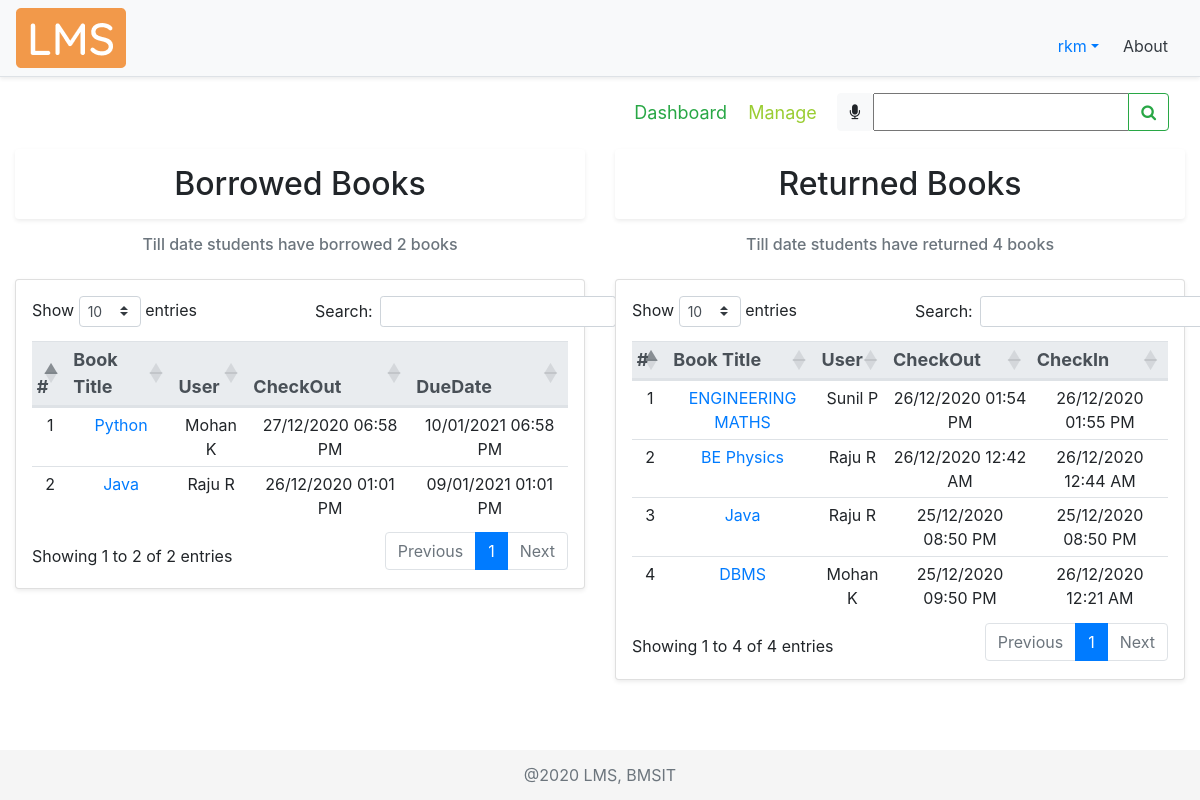
The page /dashboard/ (signed in) on the database as committed earlier.
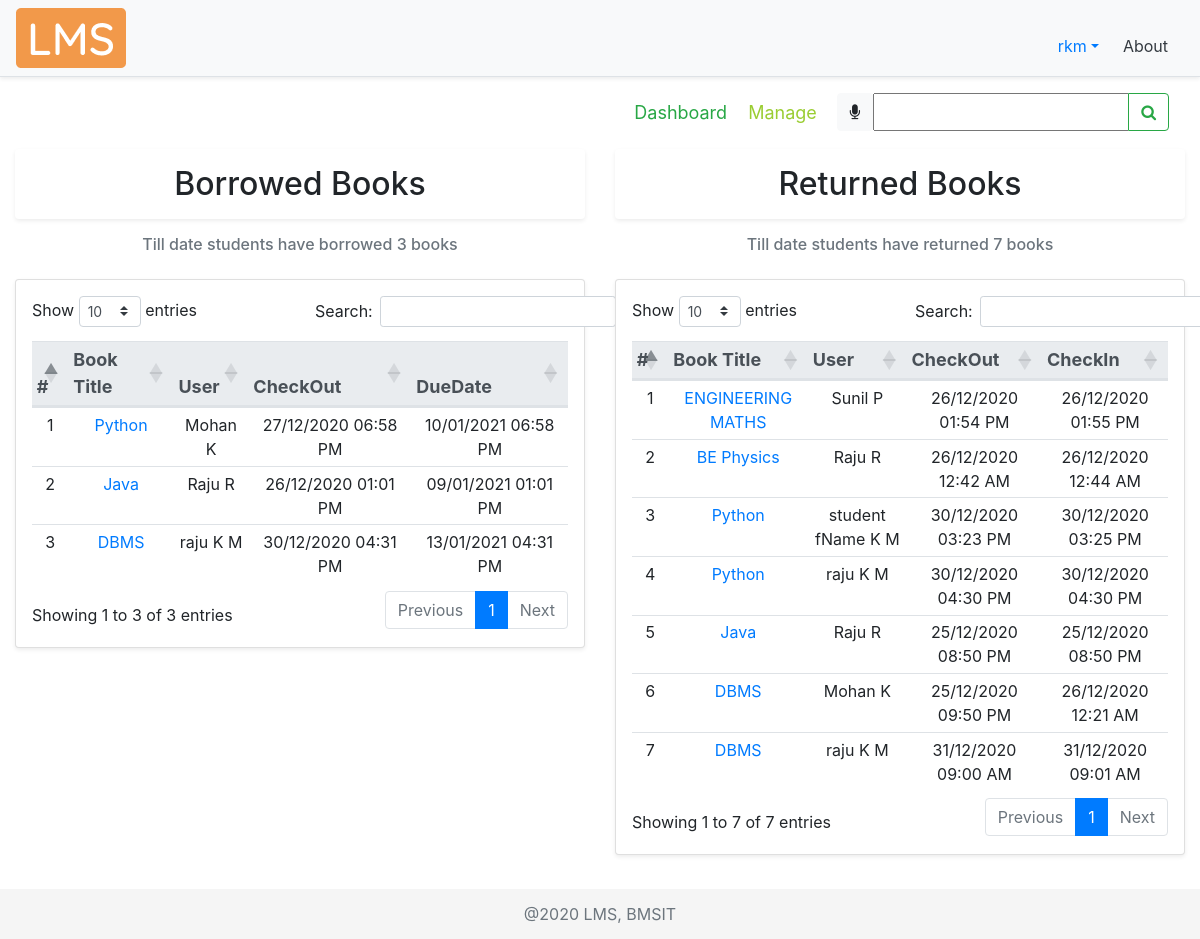
The same page on the database as committed later.
### account/models.py (models this page shows, shortened)
class Account(AbstractBaseUser):
    COURSES = (
        ("ISE", "Information Science Engineering"),
        ("CSE", "Computer Science Engineering"),
        ("ECE", "Electronics and Communication Engineering"),
        ("ME", "Mechanical Engineering"),
        ("ETE", "Electronics and Telecommunication Engineering"),
        ("EEE", "Electrical and Electronics Engineering"),
        ("CIV", "Civil Engineering"),
        ("MCA", "Master of Computer Applications"),
        ("AI&ML", "Artificial Intelligence and Machine Learning")
    )
    SEM = (
        (1, 1),
        (2, 2),
        (3, 3),
        (4, 4),
        (5, 5),
        (6, 6),
        (7, 7),
        (8, 8),
    )
    email = models.EmailField(verbose_name="email",
                              max_length=50, unique=True, help_text="Email id")
    username = models.CharField(
        max_length=30, unique=True, help_text="Username")
    fName = models.CharField(max_length=20, help_text='First name')
    mName = models.CharField(
        max_length=20, help_text='Middle name', blank=True)
    lName = models.CharField(max_length=20, help_text='Last name', blank=True)
    streetAddr = models.CharField(
        max_length=50, help_text="Street Address", null=True)
    district = models.CharField(max_length=20, null=True, help_text="District")
    state = models.CharField(max_length=20, null=True, help_text="State")
    pinCode = models.CharField(max_length=6, null=True, help_text="PIN Code", validators=[RegexValidator(
        regex='[0-9]{6}', message="Enter a valid Postal Identification Number", code="invalid_pinCode")])
    phoneNum = models.CharField(max_length=10, null=True, blank=True, help_text="Phone number", validators=[
                                RegexValidator(regex='[0-9]{10}', message="Enter a valid Phone Number", code="invalid_phoneNum")])
    USN = models.CharField(max_length=10, null=True, unique=True, blank=True, help_text="University Serial Number", validators=[
                           RegexValidator(regex='[1-4]{1}[a-zA-Z]{2}[0-9]{2}[a-zA-Z]{2}[0-9]{3}', message="Enter a valid USN", code="invalid_USN")])
    course = models.CharField(max_length=50, null=True,
                              choices=COURSES, blank=True, help_text="Branch")
    sem = models.PositiveSmallIntegerField(
        null=True, choices=SEM, blank=True, help_text="Semester")
    salary = models.CharField(max_length=6, null=True, blank=True, help_text="Salary", validators=[
                              RegexValidator(regex='[0-9]{5,6}', message="Enter a valid Salary", code="invalid_salary")])
    date_joined = models.DateTimeField(
        verbose_name='date joined', auto_now_add=True)
    last_login = models.DateTimeField(verbose_name='last login', auto_now=True)
    is_admin = models.BooleanField(default=False)
    is_active = models.BooleanField(default=True)
    is_staff = models.BooleanField(default=False)
    is_superuser = models.BooleanField(default=False)
    USERNAME_FIELD = 'email'
    REQUIRED_FIELDS = ['username', 'fName']
    objects = MyAccountManager()

### libraryApp/models.py (models this page shows, shortened)
class BOOK(models.Model):
    GENRE = (
        ("CS", "Computer Science"),
        ("MATH", "Mathematics"),
        ("ELE", "Electronics"),
        ("TC", "Telecommunication"),
        ("CHE", "Chemistry"),
        ("PHY", "Physics"),
        ("MEC", "Mechanics"),
        ("EVS", "Environmental Science"),
        ("BIO", "Bioengineering"),
        ("BUS", "Business Skills"),
    )
    bookTitle = models.CharField(max_length=50, help_text="Book Title")
    genre = models.CharField(max_length=30, null=True,
                             choices=GENRE, help_text="Category")
    pubYear = models.CharField(
        max_length=4, null=True, help_text="Year of publication")
    isbn = models.CharField(max_length=13, null=True, unique=True,
                            help_text="International Standard Book Number")
    librarianID = models.ForeignKey(
        settings.AUTH_USER_MODEL, null=True, on_delete=models.CASCADE, help_text="Librarian ID")
    pubID = models.ForeignKey(
        PUBLISHER, null=True, on_delete=models.CASCADE, help_text="Publisher ID")
    authorID = models.ManyToManyField(AUTHOR, help_text="Authors")
    def __str__(self):
        return self.bookTitle

class BORROWEDBOOK(models.Model):
    checkOut = models.DateTimeField(
        auto_now_add=True, null=True, help_text="Check out date")
    dueDate = models.DateTimeField(null=True, blank=True, help_text="Due date")
    checkIn = models.DateTimeField(
        auto_now_add=False, null=True, blank=True, help_text="Check in date")
    userID = models.ForeignKey(
        settings.AUTH_USER_MODEL, null=True, on_delete=models.CASCADE, help_text="User ID")
    bookID = models.ForeignKey(
        BOOK, null=True, on_delete=models.CASCADE, help_text="Book ID")

### libraryApp/views.py (the view, shortened to what this page needs)
# urls.py: path('dashboard/', views.dashboard, name="dashboard"),
@login_required(login_url='signin')
def dashboard(request):
    dashboard = 'libraryApp/dashboard.html'
    myFilter = BookFilter(request.GET, queryset=BOOK.objects.all())
    if request.method == "POST":
        print(request.POST)
        return redirect(searchBook, book=request.POST['bookTitle'])
    dbActive = True
    bCount = 0
    rCount = 0
    books = BOOK.objects.all()
    bbList = []
    rbList = []
    user = request.user
    if user.is_staff:
        for i in books:
            bb = i.borrowedbook_set.all()
            if bb.exists():
                for j in bb:
                    userName = j.userID.fName + " " + j.userID.mName + " " + j.userID.lName
                    if j.checkIn is None:
                        bCount += 1
                        bbList.append(tempDashboard(
                            None, j.bookID, j.bookID.id, userName, None, None, j.checkOut, None, j.dueDate))
                    else:
                        rCount += 1
                        rbList.append(tempDashboard(
                            None, j.bookID, j.bookID.id, userName, None, None, j.checkOut, j.checkIn, None))
    context = {
        "borrowedBooks": bbList,
        "bCount": bCount,
        "returnedBooks": rbList,
        "rCount": rCount,
        "myFilter": myFilter,
        "dbActive": dbActive
    }
    return render(request, dashboard, context)

### libraryApp/templates/libraryApp/dashboard.html (shortened to what this page needs)
{% extends 'libraryApp/main.html' %}
{% load static %}
{% block content %}
<nav class="navbar">
  <div class="navbar-nav mySubMenu ml-auto">
    <nav>
      <a class="text-success" href="{% url 'dashboard' %}">Dashboard</a>
      {% if request.user.is_staff %}
        <a href="{% url 'manage' %}" title="Click here to manage books">Manage</a>
      {% endif %}
    </nav>
  </div>
  <form class="form-inline" method="POST">
    <div class="input-group">
      <div id="speech" class="btn btn-light" title="Click the mic to speak">
        <i class="fa fa-microphone" aria-hidden="true"></i>
      </div>
      {{myFilter.form}}
      <div class="input-group-append">
        <button id="searchButton" class="btn btn-outline-success" type="submit">
          <i class="fa fa-search"></i>
        </button>
      </div>
    </div>
  </form>
</nav>
<div class="row">
  <div class="col-md-6 cardMargin">
    <h2 class="text-center shadow-sm p-3 bg-white rounded">Borrowed Books</h2>
    <div class="col-md-12 mt-3">
      <h6 class="form-text text-center text-muted">
      {% if request.user.is_staff %}
        {% if bCount > 0 %}
          Till date students have borrowed {{bCount}} books
        {% else %}
          Currently, students have not borrowed any books☹
        {% endif %}
      {% else %}
      {% if bCount > 0 %}
          Till date you have borrowed {{bCount}} books
        {% else %}
          <p>Click <a href="{% url 'borrowbook' %}">here</a> to borrow books from the library</p>
        {% endif %}
      {% endif %}
      </h6>
    </div>
    <div class="card card-body shadow-sm p-3 bg-white rounded mt-4">
      <table id="dataTable1" class="table table-sm table-hover text-center">
        <thead class="thead-light threadText">
          <tr>
            <th scope="col">#</th>
            <th scope="col">Book Title</th>
            {% if request.user.is_staff %}
              <th scope="col">User</th>
            {% endif %}
            <th scope="col">CheckOut</th>
            <th scope="col">DueDate</th>
          </tr>
        </thead>
        {% for i in borrowedBooks %}
        <tr>
          <td>{{forloop.counter}}</td>
          <td><a href="{% url 'viewbook' i.bookID %}">{{i.bookTitle}}</a></td>
          {% if request.user.is_staff %}
            <td>{{i.userName}}</td>
          {% endif %}
          <td>{{i.checkOut|date:"d/m/Y h:i A"}}</td>
          <td>{{i.dueDate|date:"d/m/Y h:i A"}}</td>
        </tr>
        {% endfor %}
      </table>
    </div>
  </div>
  <br>
  <div class="col-md-6 cardMargin">
    <h2 class="text-center shadow-sm p-3 bg-white rounded">Returned Books</h2>
    <div class="col-md-12 mt-3">
      <h6 class="form-text text-center text-muted">
        Till date {% if request.user.is_staff %}
            students
          {% else %}
             you
          {% endif %} have returned {{rCount}} books
      </h6>
    </div>
    <div class="card card-body shadow-sm p-3 bg-white rounded mt-4">
      <table id="dataTable2" class="table table-sm table-hover text-center">
        <thead class="thead-light threadText text-center">
          <tr>
            <th scope="col">#</th>
            <th scope="col">Book Title</th>
            {% if request.user.is_staff %}
              <th scope="col">User</th>
            {% endif %}
            <th scope="col">CheckOut</th>
            <th scope="col">CheckIn</th>
          </tr>
        </thead>
        {% for i in returnedBooks %}
        <tr>
          <td>{{forloop.counter}}</td>
          <td><a href="{% url 'viewbook' i.bookID %}">{{i.bookTitle}}</a></td>
          {% if request.user.is_staff %}
            <td>{{i.userName}}</td>
          {% endif %}
          <td>{{i.checkOut|date:"d/m/Y h:i A"}}</td>
          <td>{{i.checkIn|date:"d/m/Y h:i A"}}</td>
        </tr>
        {% endfor %}
      </table>
    </div>
  </div>
</div>
{% endblock %}

### libraryApp/templates/libraryApp/main.html (shortened to what this page needs)
{% load static %}
<!DOCTYPE html>
<html lang="en">
  <head>
    <link
      rel="stylesheet"
      href="https://cdn.jsdelivr.net/npm/bootstrap@4.5.3/dist/css/bootstrap.min.css"
    />
    <link
      rel="stylesheet"
      href="https://stackpath.bootstrapcdn.com/font-awesome/4.7.0/css/font-awesome.min.css"
    />
    <link rel="stylesheet" href="{% static '/css/main.css' %}" />
    <link
      rel="stylesheet"
      href="https://cdn.datatables.net/1.10.22/css/dataTables.bootstrap4.min.css"
    />
  </head>
  <body>
    {% include 'libraryApp/navbar.html' %}
    <div class="container-fluid">{% block content %} {% endblock %}</div>
    <br />
    <footer class="footer">
      <div class="container text-center">
        <span class="text-muted">@2020 LMS, BMSIT</span>
      </div>
    </footer>
  </body>
</html>

### libraryApp/templates/libraryApp/navbar.html (shortened to what this page needs)
{% load static %}
    <div class="d-flex flex-column flex-md-row align-items-center p-2 px-md-3 mb-2 bg-light border-bottom shadow-sm">
      <img class="logo my-0 mr-md-auto font-weight-normal" src="{% static '/img/lms.png' %}" alt="LMS Logo">
        <nav class="nav mt-3 mr-2">
            <div class="nav-item dropdown">
              <a class="nav-link dropdown-toggle" data-toggle="dropdown" role="button">{{request.user.username}}</a>
            </div>
            <a class="p-2 text-dark" href="{% url 'about' %}">About</a>
        </nav>
    </div>

### static/css/main.css (style rules this page uses)
html { position: relative; min-height: 100%; }
body { margin-bottom: 60px; background-color: #fff; }
.footer { position: absolute; bottom: 0; width: 100%; height: 50px; line-height: 50px; background-color: #f5f5f5; }
.cardMargin { margin-top: 10px; }
.mySubMenu { margin-right: 10px; padding: 2px; font-size: large; }
.mySubMenu a { padding-left: 8px; padding-right: 8px; color: yellowgreen; }

### libraryApp/templates/libraryApp/main.html (style rules this page uses)
.threadText { font-size: 18px; padding: 5px; margin: 5px; }

Rows that differ between the two databases and show on the page:
added BORROWEDBOOK: checkOut "30/12/2020 04:31 PM", dueDate "13/01/2021 04:31 PM"
added BORROWEDBOOK: checkOut "30/12/2020 03:23 PM", checkIn "30/12/2020 03:25 PM"
added BORROWEDBOOK: checkOut "30/12/2020 04:30 PM", checkIn "30/12/2020 04:30 PM"
added BORROWEDBOOK: checkOut "31/12/2020 09:00 AM", checkIn "31/12/2020 09:01 AM"
Other text that changed with them:
{{ bCount }}: "2" → "3"
text written by a page script: "Show entries Search: Showing 1 to 2 of 2 entries Previous 1 Next" → "Show entries Search: Showing 1 to 3 of 3 entries Previous 1 Next"
{{ rCount }}: "4" → "7"
text written by a page script: "Show entries Search: Showing 1 to 4 of 4 entries Previous 1 Next" → "Show entries Search: Showing 1 to 7 of 7 entries Previous 1 Next"
new list line: "3 raju K M"
new list line: "DBMS"
new list line: "3 student fName K M"
new list line: "Python"
new list line: "4 raju K M"
new list line: "7 raju K M"
